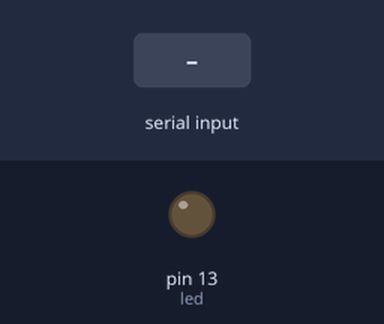
Bench run of a sketch on a simulated Arduino Uno, built with avr-gcc and run on an emulated ATmega328P. Parts: output pins drawn as LEDs (lit = HIGH). Inputs (shaded band) come from the test bench. What the sketch prints to the serial monitor is not drawn.

Above: at 1.2 s.
1.3 s: "a" received over Serial
At 1.9 s:
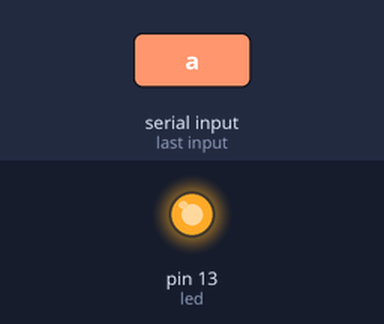
2.8 s: "b" received over Serial
At 3.1 s:
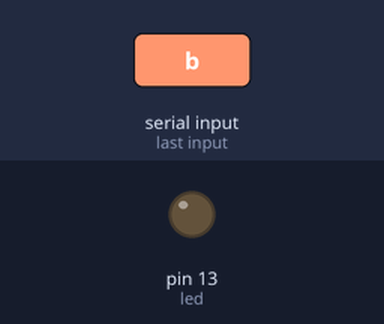
Timing chart, 0 to 5.8 s (numbered marks = the images above; inputs shaded):
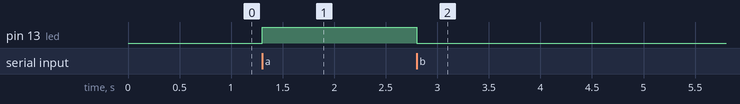

Measured:
- after the input at 1.3 s, pin 13 (led): LOW → HIGH at once
- after the input at 2.8 s, pin 13 (led): HIGH → LOW at once

The sketch:

Code.ino
```cpp
// Control LED by Serial Port
int led = 13;
void setup(){
  Serial.begin(9600);
  Serial.println("Hello World");
  pinMode(13,OUTPUT);
  digitalWrite(13,LOW);
}
void loop(){
  if(Serial.available()>0){
      int rxd = Serial.read();
      if(rxd == 'a'){
        digitalWrite(led,HIGH);
      }
      if(rxd == 'b'){
        digitalWrite(led,LOW);
      }
    }
}
```
